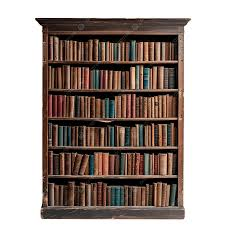
#> input picture Furniture_images/bookshelf_img.jpg, 225 x 225 px; its folder holds only this picture in this run
$ python process_furniture.py
#> lines starting #> are read from the running program, lines starting #| are printed output that depends on the picture; after the words box and inside, x2 and y2 are one past the last pixel; in counts of white or black regions, pixels touching at a corner belong together
"""
Furniture image preprocessing pipeline for ReScene AI.

Reads raw product photos from Furniture_images/ and writes clean
alpha-cutout PNGs to Furniture_images_processed/.  The app reads
from the processed folder when it exists.

Background removal uses flood-fill seeded from all border pixels,
followed by morphological cleanup and edge feathering — no ML
dependencies required.

Usage
-----
    python process_furniture.py              # incremental (skip unchanged)
    python process_furniture.py --force      # reprocess everything
    python process_furniture.py --prune      # also remove orphaned outputs
    python process_furniture.py --tolerance 40  # looser BG detection

Add new images to Furniture_images/ and re-run at any time.
"""

from __future__ import annotations

import argparse
import json
import re
import sys
from pathlib import Path

import cv2
import numpy as np

# ---------------------------------------------------------------------------
# Paths
# ---------------------------------------------------------------------------

REPO_ROOT       = Path(__file__).parent.resolve()
SOURCE_DIR      = REPO_ROOT / "Furniture_images"
OUTPUT_DIR      = REPO_ROOT / "Furniture_images_processed"
MANIFEST_PATH   = OUTPUT_DIR / ".process_manifest.json"

SUPPORTED_EXTS  = {".png", ".jpg", ".jpeg", ".webp"}

# ---------------------------------------------------------------------------
# Core image processing
# ---------------------------------------------------------------------------

def _flood_fill_fg_mask(rgb: np.ndarray, tolerance: int) -> np.ndarray:
    """Return uint8 mask (255 = foreground).

    Two-stage strategy that avoids eating into light-coloured furniture:

    1. Build a binary "near-background" map: pixels within `tolerance` of the
       median corner colour (works for white AND near-white / light-grey BG).
    2. Flood-fill that binary map from the 4 corners — only the *connected*
       background region is removed, not interior white pixels on the object.
    """
    h, w = rgb.shape[:2]

    # ── Stage 1: estimate BG colour from the 4 corners ──────────────────────
    corner_pixels = np.array([
        rgb[0, 0], rgb[0, w - 1], rgb[h - 1, 0], rgb[h - 1, w - 1]
    ], dtype=np.float32)
    bg_color = corner_pixels.mean(axis=0)          # (R, G, B)

    # Per-pixel L2 distance to the background colour
    diff = rgb.astype(np.float32) - bg_color
    dist = np.sqrt((diff ** 2).sum(axis=2))        # (H, W)

    # Binary mask: True = "looks like background colour"
    near_bg = (dist <= tolerance).astype(np.uint8) * 255

    # ── Stage 2: flood-fill from corners on the binary mask ─────────────────
    # This keeps only the *connected* background region.
    fill_mask = np.zeros((h + 2, w + 2), dtype=np.uint8)
    flags = 4 | cv2.FLOODFILL_MASK_ONLY | (255 << 8)

    for (seed_y, seed_x) in [(0, 0), (0, w - 1), (h - 1, 0), (h - 1, w - 1)]:
        if near_bg[seed_y, seed_x] > 0:
            cv2.floodFill(near_bg, fill_mask, (seed_x, seed_y),
                          (0,), (0,), (0,), flags)

    bg_hit = fill_mask[1:-1, 1:-1]                # 255 = connected background
    fg_mask = np.where(bg_hit > 0, np.uint8(0), np.uint8(255))
    return fg_mask


def _clean_mask(fg_mask: np.ndarray) -> np.ndarray:
    """Fill holes, remove noise, erode 1 px to kill the white fringe."""
    k5 = cv2.getStructuringElement(cv2.MORPH_ELLIPSE, (5, 5))
    k3 = cv2.getStructuringElement(cv2.MORPH_ELLIPSE, (3, 3))

    # Close small holes inside the object (e.g. gaps in chair legs)
    out = cv2.morphologyEx(fg_mask, cv2.MORPH_CLOSE, k5, iterations=2)
    # Remove speckles outside
    out = cv2.morphologyEx(out, cv2.MORPH_OPEN,  k3, iterations=1)
    # Pull the boundary inward by 1 px to eliminate anti-alias white fringe
    out = cv2.erode(out, k3, iterations=1)
    return out


def _feather(mask: np.ndarray, sigma: float = 2.0) -> np.ndarray:
    """Gaussian-blur the mask to create a smooth transparent edge."""
    blurred = cv2.GaussianBlur(mask.astype(np.float32), (0, 0), sigma)
    return np.clip(blurred, 0, 255).astype(np.uint8)


def _crop_rgba(rgba: np.ndarray, pad: int = 8) -> np.ndarray:
    """Crop to the bounding box of non-transparent pixels, plus padding."""
    alpha = rgba[:, :, 3]
    ys, xs = np.where(alpha > 10)
    if len(xs) == 0:
        return rgba
    h, w = rgba.shape[:2]
    x0 = max(0, int(xs.min()) - pad)
    y0 = max(0, int(ys.min()) - pad)
    x1 = min(w, int(xs.max()) + 1 + pad)
    y1 = min(h, int(ys.max()) + 1 + pad)
    return rgba[y0:y1, x0:x1]


def remove_background(raw: np.ndarray, tolerance: int = 30) -> np.ndarray:
    """Return RGBA uint8 with background removed and edges feathered.

    Handles:
    - BGRA input  → feather existing alpha
    - BGR input   → flood-fill BG removal → feather
    - Grayscale   → convert to RGB then same flow
    """
    # ── Already has alpha ───────────────────────────────────────────────────
    if raw.ndim == 3 and raw.shape[2] == 4:
        rgba = cv2.cvtColor(raw, cv2.COLOR_BGRA2RGBA)
        k3   = cv2.getStructuringElement(cv2.MORPH_ELLIPSE, (3, 3))
        alpha = cv2.erode(rgba[:, :, 3], k3, iterations=1)
        rgba[:, :, 3] = _feather(alpha, sigma=1.5)
        return rgba

    # ── Grayscale → RGB ─────────────────────────────────────────────────────
    if raw.ndim == 2:
        raw = cv2.cvtColor(raw, cv2.COLOR_GRAY2BGR)

    rgb = cv2.cvtColor(raw, cv2.COLOR_BGR2RGB)

    fg_mask = _flood_fill_fg_mask(rgb, tolerance)
    fg_mask = _clean_mask(fg_mask)
    alpha   = _feather(fg_mask, sigma=2.0)

    return np.dstack([rgb, alpha])


# ---------------------------------------------------------------------------
# Manifest helpers (incremental tracking)
# ---------------------------------------------------------------------------

def _load_manifest() -> dict[str, float]:
    if MANIFEST_PATH.exists():
        try:
            return json.loads(MANIFEST_PATH.read_text(encoding="utf-8"))
        except Exception:
            pass
    return {}


def _save_manifest(manifest: dict[str, float]) -> None:
    MANIFEST_PATH.write_text(json.dumps(manifest, indent=2), encoding="utf-8")


def _source_changed(src: Path, manifest: dict[str, float]) -> bool:
    """Return True if the source has changed since last processing."""
    recorded_mtime = manifest.get(src.name)
    if recorded_mtime is None:
        return True
    return abs(src.stat().st_mtime - recorded_mtime) > 0.5


def _output_path(src: Path) -> Path:
    """Destination PNG path for a given source file."""
    return OUTPUT_DIR / (src.stem + ".png")


# ---------------------------------------------------------------------------
# Catalog manifest helpers (clean labels for the app dropdown)
# ---------------------------------------------------------------------------

_COMPOUND_SPLITS = {
    "tvstand":   "TV Stand",
    "wallshelf": "Wall Shelf",
    "floorlamp": "Floor Lamp",
    "armchair":  "Arm Chair",
    "sideboard": "Sideboard",
    "coffeetable": "Coffee Table",
    "nightstand": "Nightstand",
    "bookshelf": "Bookshelf",
    "bookcase":  "Bookcase",
    "cupboard":  "Cupboard",
}


def _clean_label(stem: str) -> str:
    """Turn a filename stem into a human-readable label."""
    # Strip common noise suffixes
    for suffix in ("_img", "_image", "-img", "-image", "_p", "-p"):
        if stem.lower().endswith(suffix):
            stem = stem[: -len(suffix)]
            break
    # Replace separators with spaces
    cleaned = re.sub(r"[_\-]+", " ", stem).strip().lower()
    # Single-word compound lookup (e.g. "tvstand" → "TV Stand")
    single = cleaned.replace(" ", "")
    if single in _COMPOUND_SPLITS:
        return _COMPOUND_SPLITS[single]
    return cleaned.title()


def _aliases(label: str) -> list[str]:
    base = label.lower()
    out  = {base, base.replace(" ", "")}
    rules = {
        "tv stand":   {"tvstand", "media console", "console"},
        "floor lamp": {"lamp", "standing lamp", "floorlamp"},
        "wall shelf": {"shelf", "floating shelf", "wallshelf"},
        "cupboard":   {"cabinet", "storage cabinet"},
        "sofa":       {"couch", "loveseat"},
        "chair":      {"accent chair"},
        "bookshelf":  {"bookcase", "shelf"},
        "table":      {"side table", "coffee table"},
    }
    for key, extras in rules.items():
        if key in base:
            out |= extras
    return sorted(out)


def _write_catalog_manifest(out_dir: Path) -> None:
    """Write a catalog_manifest.json with clean labels into out_dir."""
    items = []
    seen_labels: dict[str, int] = {}
    for p in sorted(out_dir.iterdir()):
        if not p.is_file() or p.suffix.lower() not in {".png", ".jpg", ".jpeg", ".webp"}:
            continue
        if p.name.startswith("."):
            continue
        base_label = _clean_label(p.stem)
        # Deduplicate: "Wall Shelf", "Wall Shelf 2", etc.
        if base_label in seen_labels:
            seen_labels[base_label] += 1
            label = f"{base_label} {seen_labels[base_label]}"
        else:
            seen_labels[base_label] = 1
            label = base_label
        items.append({
            "filename": p.name,
            "label":    label,
            "aliases":  _aliases(base_label),
            "source":   "Furniture_images_processed",
        })

    manifest_path = out_dir / "catalog_manifest.json"
    manifest_path.write_text(
        json.dumps({"items": sorted(items, key=lambda x: x["label"].lower())}, indent=2),
        encoding="utf-8",
    )
    print(f"Wrote catalog manifest: {manifest_path}  ({len(items)} items)")


# ---------------------------------------------------------------------------
# Main
# ---------------------------------------------------------------------------

def main() -> None:
    parser = argparse.ArgumentParser(description="Process furniture images: BG removal + feathering")
    parser.add_argument("--source",    type=Path, default=SOURCE_DIR,
                        help=f"Folder with raw furniture images (default: {SOURCE_DIR})")
    parser.add_argument("--output",    type=Path, default=OUTPUT_DIR,
                        help=f"Folder for processed PNGs (default: {OUTPUT_DIR})")
    parser.add_argument("--force",     action="store_true",
                        help="Reprocess all images even if unchanged")
    parser.add_argument("--prune",     action="store_true",
                        help="Remove processed PNGs whose source no longer exists")
    parser.add_argument("--tolerance", type=int, default=30,
                        help="BG flood-fill colour tolerance 0-255 (default: 30)")
    args = parser.parse_args()

    src_dir: Path = args.source
    out_dir: Path = args.output

    if not src_dir.exists():
        sys.exit(f"Source folder not found: {src_dir}")

    out_dir.mkdir(parents=True, exist_ok=True)

    manifest = {} if args.force else _load_manifest()

    sources = sorted(
        p for p in src_dir.iterdir()
        if p.is_file() and p.suffix.lower() in SUPPORTED_EXTS
        and p.name != MANIFEST_PATH.name
    )

    # ── Prune orphaned outputs ───────────────────────────────────────────────
    if args.prune:
        source_stems = {p.stem for p in sources}
        removed = 0
        for out_file in list(out_dir.glob("*.png")):
            if out_file.stem not in source_stems:
                out_file.unlink()
                manifest.pop(out_file.stem + ".png", None)
                print(f"PRUNE {out_file.name}")
                removed += 1
        if removed:
            print(f"Pruned {removed} orphaned file(s).")

    # ── Process ─────────────────────────────────────────────────────────────
    processed = skipped = failed = 0

    for src in sources:
        out_path = _output_path(src)

        # Skip if unchanged
        if not args.force and not _source_changed(src, manifest) and out_path.exists():
            skipped += 1
            continue

        raw = cv2.imread(str(src), cv2.IMREAD_UNCHANGED)
#> raw is the input picture: shape (225, 225, 3); mean B, G, R 142.6, 148.5, 161.1
        if raw is None:
            print(f"FAIL  {src.name} — could not read")
            failed += 1
            continue

        try:
            rgba = remove_background(raw, tolerance=args.tolerance)
#> in _flood_fill_fg_mask, `corner_pixels = np.array([ rgb[0, 0], rgb[0, w - 1], rgb[h - 1, 0], rg..`: corner_pixels = [[255, 255, 255], [255, 255, 255], [255, 255, 255], [255, 255, 255]]
#> in _flood_fill_fg_mask, `bg_color = corner_pixels.mean(axis=0)`: bg_color = [255, 255, 255]
#> in _flood_fill_fg_mask, `dist = np.sqrt((diff ** 2).sum(axis=2))`:
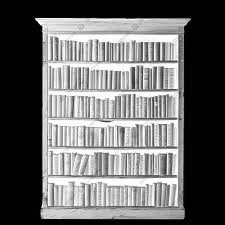
#> dist: shape (225, 225) float32; min 0, max 441.7, mean 181.7; drawn with min black and max white
#> in _flood_fill_fg_mask, `near_bg = (dist <= tolerance).astype(np.uint8) * 255`:
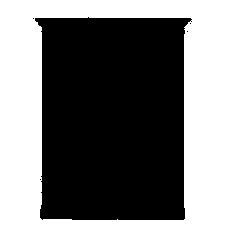
#> near_bg: shape (225, 225); 43.1% white; 1 white region, box (x1, y1, x2, y2) and area: (0, 0, 225, 225) 21837
#> in _clean_mask, `k5 = cv2.getStructuringElement(cv2.MORPH_ELLIPSE, (5, 5))`: k5 = [[0, 0, 1, 0, 0], [1, 1, 1, 1, 1], [1, 1, 1, 1, 1], [1, 1, 1, 1, 1], [0, 0, 1, 0, 0]]
#> in _clean_mask, `k3 = cv2.getStructuringElement(cv2.MORPH_ELLIPSE, (3, 3))`: k3 = [[0, 1, 0], [1, 1, 1], [0, 1, 0]]
#> in _clean_mask, `out = cv2.morphologyEx(fg_mask, cv2.MORPH_CLOSE, k5, iterations=2)`: out: shape (225, 225); 56.9% white; 1 black region, box (x1, y1, x2, y2) and area: (0, 0, 225, 225) 21809
#> in _clean_mask, `out = cv2.morphologyEx(out, cv2.MORPH_OPEN,  k3, iterations=1)`: out: shape (225, 225); 56.9% white; 1 black region, box (x1, y1, x2, y2) and area: (0, 0, 225, 225) 21813
#> in _clean_mask, `out = cv2.erode(out, k3, iterations=1)`:
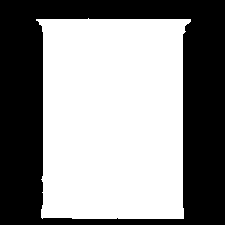
#> out: shape (225, 225); 55.5% white; 1 black region, box (x1, y1, x2, y2) and area: (0, 0, 225, 225) 22513
#> in _feather, `blurred = cv2.GaussianBlur(mask.astype(np.float32), (0, 0), sigma)`:
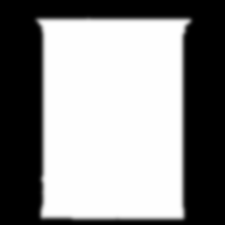
#> blurred: shape (225, 225) float32; min 0, max 255, mean 141.6
#> in remove_background, `return np.dstack([rgb, alpha])`:
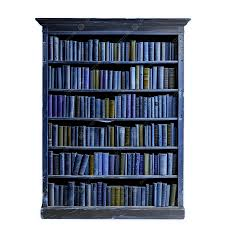
#> returned value: shape (225, 225, 4); mean of channels 0, 1, 2, 3 161.1, 148.5, 142.6, 141; drawn as B, G, R
            rgba = _crop_rgba(rgba)
#> in _crop_rgba, `x0 = max(0, int(xs.min()) - pad)`: x0 = 26
#> in _crop_rgba, `y0 = max(0, int(ys.min()) - pad)`: y0 = 7
#> in _crop_rgba, `x1 = min(w, int(xs.max()) + 1 + pad)`: x1 = 202
#> in _crop_rgba, `y1 = min(h, int(ys.max()) + 1 + pad)`: y1 = 225
#> in _crop_rgba, `return rgba[y0:y1, x0:x1]`:
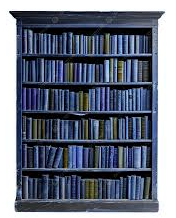
#> returned value: shape (218, 176, 4); mean of channels 0, 1, 2, 3 131, 114.4, 106.7, 186.1; drawn as B, G, R

            # Sanity check: if less than 5% of pixels are foreground, warn
            fg_ratio = (rgba[:, :, 3] > 10).sum() / max(rgba[:, :, 3].size, 1)
#> fg_ratio = 0.789
            if fg_ratio < 0.05:
                print(f"WARN  {src.name} — only {fg_ratio:.1%} foreground pixels; "
                      "try --tolerance with a higher value")

            bgra = cv2.cvtColor(rgba, cv2.COLOR_RGBA2BGRA)
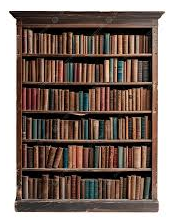
#> bgra: shape (218, 176, 4); mean B, G, R, A 106.7, 114.4, 131, 186.1
            cv2.imwrite(str(out_path), bgra)
            manifest[src.name] = src.stat().st_mtime
            print(f"OK    {src.name:40s}  →  {out_path.name}  "
                  f"({rgba.shape[1]}×{rgba.shape[0]}, fg={fg_ratio:.0%})")
#| OK    bookshelf_img.jpg                         →  bookshelf_img.png  (176×218, fg=79%)
            processed += 1

        except Exception as exc:
            print(f"FAIL  {src.name} — {exc}")
            failed += 1

    _save_manifest(manifest)

    # ── Write catalog_manifest.json with clean labels ────────────────────────
    _write_catalog_manifest(out_dir)

    print()
    print(f"Done.  processed={processed}  skipped={skipped}  failed={failed}")
    print(f"Output: {out_dir}")
    if processed or skipped:
        print("Restart the app or click '↺ Refresh' in the Add tab to load updated images.")


if __name__ == "__main__":
    main()

$ run again, on Furniture_images/sofa_img.jpg
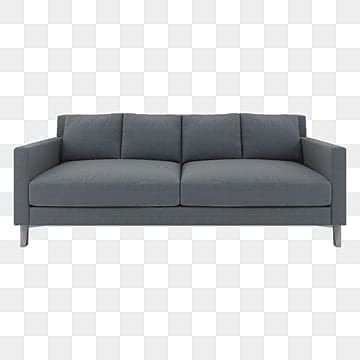
#> input picture Furniture_images/sofa_img.jpg, 360 x 360 px
#> in main, raw is the input picture: shape (360, 360, 3); mean B, G, R 205.8, 204.6, 203.3
#> corner_pixels = [[238, 238, 238], [238, 238, 238], [238, 238, 238], [238, 238, 238]]
#> bg_color = [238, 238, 238]
#> near_bg: shape (360, 360); 72.6% white; 5 black regions (4 under 20 px), largest, box (x1, y1, x2, y2) and area: (13, 113, 347, 248) 35461
#> k5 = [[0, 0, 1, 0, 0], [1, 1, 1, 1, 1], [1, 1, 1, 1, 1], [1, 1, 1, 1, 1], [0, 0, 1, 0, 0]]
#> k3 = [[0, 1, 0], [1, 1, 1], [0, 1, 0]]
#> x0 = 3
#> y0 = 103
#> x1 = 357
#> y1 = 258
#> in _crop_rgba, `return rgba[y0:y1, x0:x1]`:
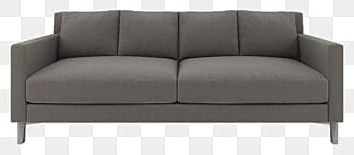
#> returned value: shape (155, 354, 4); mean of channels 0, 1, 2, 3 145.1, 148.1, 151, 160.1; drawn as B, G, R
#> fg_ratio = 0.684
#| OK    sofa_img.jpg                              →  sofa_img.png  (354×155, fg=68%)
